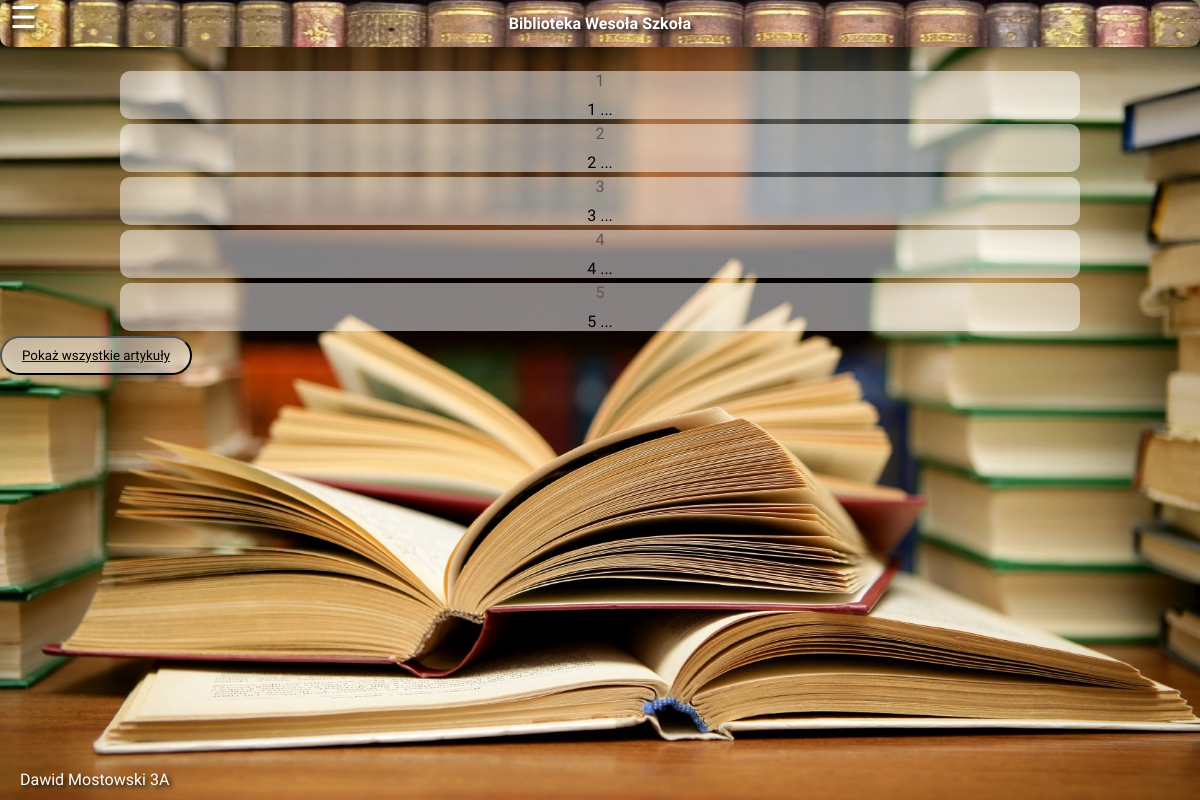
Before: / with the older database file.
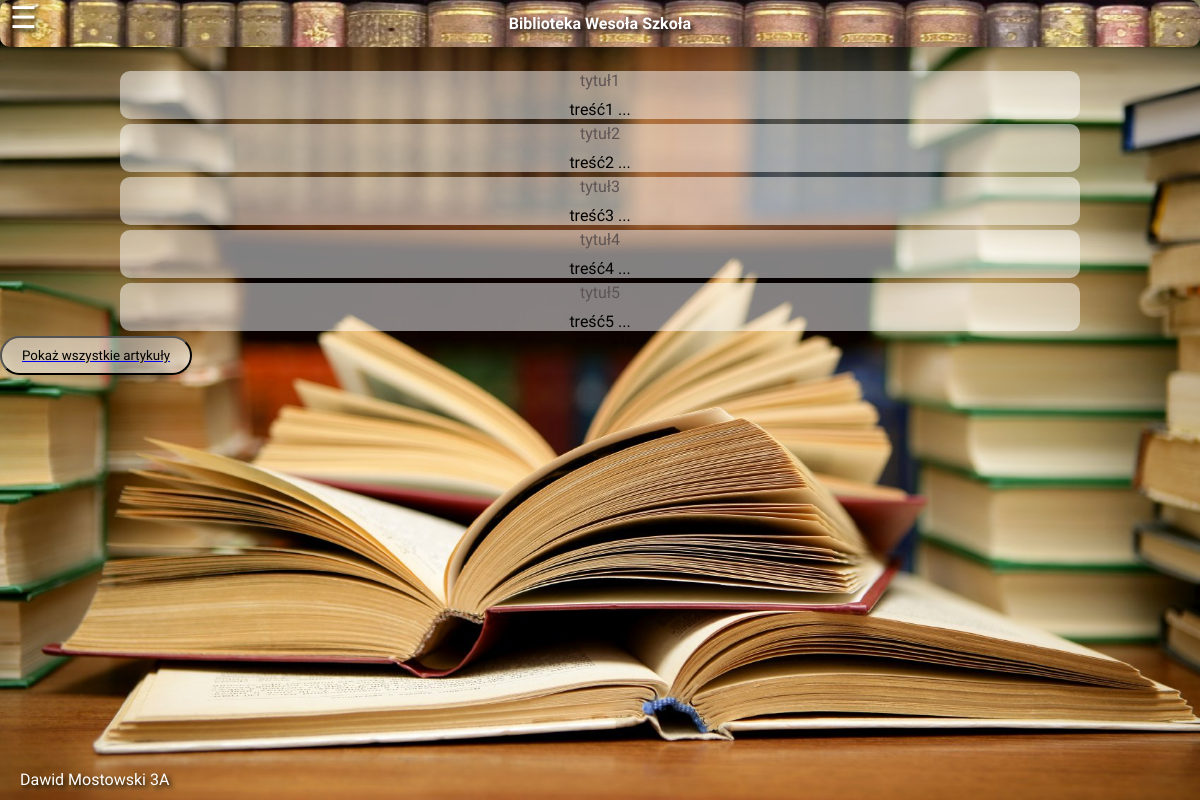
After: the same page with the newer database file.
### tables this page shows
CREATE TABLE `artykul` (
  `artykul_id` int(11) NOT NULL,
  `title` varchar(100) NOT NULL,
  `tresc` mediumtext NOT NULL,
  `link` varchar(100) NOT NULL,
  `autor` varchar(255) NOT NULL
);

### wpisy.php (the view, shortened to what this page needs)
<?php
    $host = "localhost";
    $dbname = "wiai";
    $username = "root";
    $password = "";
    $connect = mysqli_connect($host, $username, $password, $dbname);
    $query = 'SELECT `artykul_id`, `title`, `tresc`, `link`, `autor` FROM `artykul` WHERE 1';
    $data = mysqli_query($connect, $query);
    $counter = 0;
    if (mysqli_num_rows($data) > 0)
    {
        while($row = mysqli_fetch_assoc($data))
        {
            echo "<div id='wpis' class='artykul'><a href='artykul.php?id=".$row['artykul_id']."'>".$row['title']."</a><article>".substr($row['tresc'],0,150)." ...</article></div>";
            $counter++;
            if ($counter >= 5) {
                break;
            }
        }
    }
?>

### index.php (shortened to what this page needs)
<!DOCTYPE html>
<html lang="pl">
<head>
    <link rel="stylesheet" href="style.css">
</head>
<body>
    <div class="header-container">
        <span id="menu-icon" onclick="openNav()">&#9776; </span>
        <h2>Biblioteka Wesoła Szkoła</h2>
    </div>
    <div id="wpisy">
        <?php
            include('wpisy.php');
        ?>
        <a href="wszystkie_wpisy.php"><button>Pokaż wszystkie artykuły</button></a>
    </div>
    <footer id="footer">
        Dawid Mostowski 3A
    </footer>
</body>
</html>

### style.css (style rules this page uses)
* { margin: 0px; font-family: 'Playpen Sans', cursive; }
body { background-image: url('./zdj/ksiazki.jpg'); background-repeat: no-repeat; background-attachment: fixed; background-size: 100% 100%; width: auto; height: 100vh; font-family: 'Lato', sans-serif; }
h2 { font-weight: bold; background-image: url('./zdj/header_tło.jpg'); background-repeat: no-repeat; background-attachment: fixed; background-size: 100% 100%; border-radius: 10px; text-align: center; color: #ffffff; text-shadow: 3px 3px 5px #000000; padding: 14px; font-size: 16px; margin: 0px; }
.header-container { position: relative; color: #ffffff; text-shadow: 3px 3px 5px #000000; }
.artykul { color: #000000; text-align: center; background-color: rgba(255, 255, 255, 0.5); margin-left: auto; margin-right: auto; height: 10%; width: 80%; border-radius: 10px; margin-bottom: 5px; }
.artykul a { text-align: center; text-decoration: none; color: #5e5454; margin-left: auto; margin-right: auto; border-radius: 10px; margin-bottom: 5px; }
article { padding-top: 10px; }
#wpisy { margin-top: 2%; }
button { display: flex; background-color: rgba(255, 255, 255, 0.5); padding-top: 10px; padding-bottom: 10px; padding-left: 20px; padding-right: 20px; border-radius: 20px; }
#menu-icon { font-size: 30px; cursor: pointer; position: absolute; top: 0; left: 10px; }
#footer { position: fixed; color: #ffffff; text-shadow: 3px 3px 5px #000000; margin-left: 20px; text-align: left; bottom: 0; margin-bottom: 0; height: 30px; }

Changed rows visible on the page:
removed artykul: title "1", tresc "1"
removed artykul: title "2", tresc "2"
removed artykul: title "3", tresc "3"
removed artykul: title "4", tresc "4"
removed artykul: title "5", tresc "5"
added artykul: title "tytuł1", tresc "treść1"
added artykul: title "tytuł2", tresc "treść2"
added artykul: title "tytuł3", tresc "treść3"
added artykul: title "tytuł4", tresc "treść4"
added artykul: title "tytuł5", tresc "treść5"
